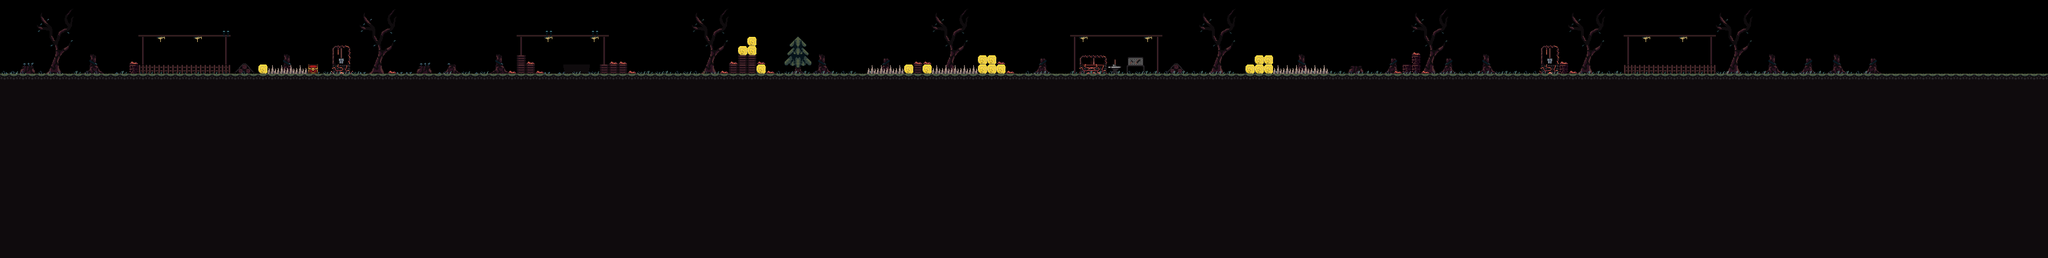

A level layout from a 2D game, rendered from its tile map. Below: a short description, then the map file with tile-grid data replaced by summaries:
An orthogonal 222x28 tile map with 16x16 px tiles, 5 tile layers (BackGround1, BackGround2, Phisics, Ground, ...), 7 tilesets and 9 objects (2x endMsg, spawn, walkInstraction, swordMsg, walkMsg, ...).

<map version="1.10" tiledversion="1.10.2" orientation="orthogonal" renderorder="right-down" width="222" height="28" tilewidth="16" tileheight="16" infinite="0" nextlayerid="18" nextobjectid="17">
 <tileset firstgid="1" name="Basic Tiles Only" tilewidth="16" tileheight="16" tilecount="4816" columns="86">
  <image source="BasicTilesOnly.png" width="1376" height="896" />
 </tileset>
 <tileset firstgid="4817" name="BasicTilesOnly" tilewidth="16" tileheight="16" tilecount="4816" columns="86">
  <image source="BasicTilesOnly.png" width="1376" height="896" />
 </tileset>
 <tileset firstgid="9633" source="seno.tsx" />
 <tileset firstgid="9634" source="kolia.tsx" />
 <tileset firstgid="10259" name="BasicTilesOnly" tilewidth="32" tileheight="32" tilecount="0" columns="0" />
 <tileset firstgid="10259" source="kuzna.tsx" />
 <tileset firstgid="10291" source="chests.tsx" />
 <layer id="2" name="BackGround1" width="222" height="28">
  <data>[6216 cells, 562 non-empty, 183 distinct tile ids]</data>
 </layer>
 <layer id="3" name="BackGround2" width="222" height="28">
  <data>[6216 cells, 166 non-empty, 14 distinct tile ids]</data>
 </layer>
 <layer id="4" name="Phisics" width="222" height="28">
  <data>[6216 cells, 43 non-empty, 3 distinct tile ids]</data>
 </layer>
 <layer id="6" name="Ground" width="222" height="28">
  <data>[6216 cells, 4440 non-empty, 2 distinct tile ids]</data>
 </layer>
 <objectgroup draworder="index" id="5" name="POI">
  <object id="1" name="spawn" x="192.456" y="112.086">
   <point />
  </object>
 </objectgroup>
 <objectgroup id="7" name="Text">
  <object id="4" name="walkInstraction" x="126.985" y="34.2202" width="165.538" height="40.7789">
   <text fontfamily="Apple Symbols" pixelsize="12" wrap="1">Для передвижения нажимай на стороны экрана и поцентру сверху для прыжка</text>
  </object>
  <object id="9" name="swordMsg" x="474.653" y="4.04134" width="148.738" height="26.7633">
   <text fontfamily="Apple Symbols" pixelsize="12" wrap="1">Ты нашел меч, нажми на нижнюю часть экрана для атаки</text>
  </object>
  <object id="10" name="endMsg" x="699.95" y="50.1724" width="186.743" height="14.1946">
   <text fontfamily="Apple Symbols" pixelsize="12" wrap="1">А на этом все, до новых встреч</text>
  </object>
 </objectgroup>
 <objectgroup id="17" name="TextTriggers">
  <object id="11" name="endMsg" x="690.617" y="94.6746" width="192.308" height="30.4311">
   <properties>
    <property name="active" type="bool" value="true" />
    <property name="msg" value="Well thats it, for now" />
   </properties>
  </object>
  <object id="13" name="walkMsg" x="111.581" y="106.086" width="176.669" height="20.2874">
   <properties>
    <property name="active" type="bool" value="true" />
    <property name="msg" value="To move, tap at a sides of a phone, to jump middle up" />
   </properties>
  </object>
  <object id="14" name="attackMsg" x="471.26" y="97.2105" width="147.084" height="31.2764">
   <properties>
    <property name="active" type="bool" value="false" />
    <property name="msg" value="You found a sword, to use it tap middle down" />
   </properties>
  </object>
 </objectgroup>
 <layer id="12" name="Chests" width="222" height="28">
  <data>[6216 cells, 1 non-empty, 1 distinct tile ids]</data>
 </layer>
 <objectgroup id="13" name="ChestTriggers">
  <object id="7" name="chest1Trigger" x="484.493" y="38.1581" width="118.949" height="89.3778">
   <properties>
    <property name="chest" type="int" value="1" />
    <property name="msg" value="Tap to open" />
    <property name="open" type="bool" value="false" />
   </properties>
  </object>
 </objectgroup>
 <objectgroup id="16" name="ChestUse">
  <object id="8" name="openChest1" x="479.186" y="60.8268" width="132.412" height="18.8438">
   <properties>
    <property name="chest" type="int" value="1" />
   </properties>
   <text fontfamily="Apple Symbols" pixelsize="12" wrap="1">Нажми, чтобы открыть</text>
  </object>
 </objectgroup>
 <group id="14" name="Chests" />
 <group id="9" name="TextWback">
  <imagelayer id="11" name="Backgrond" />
 </group>
</map>
